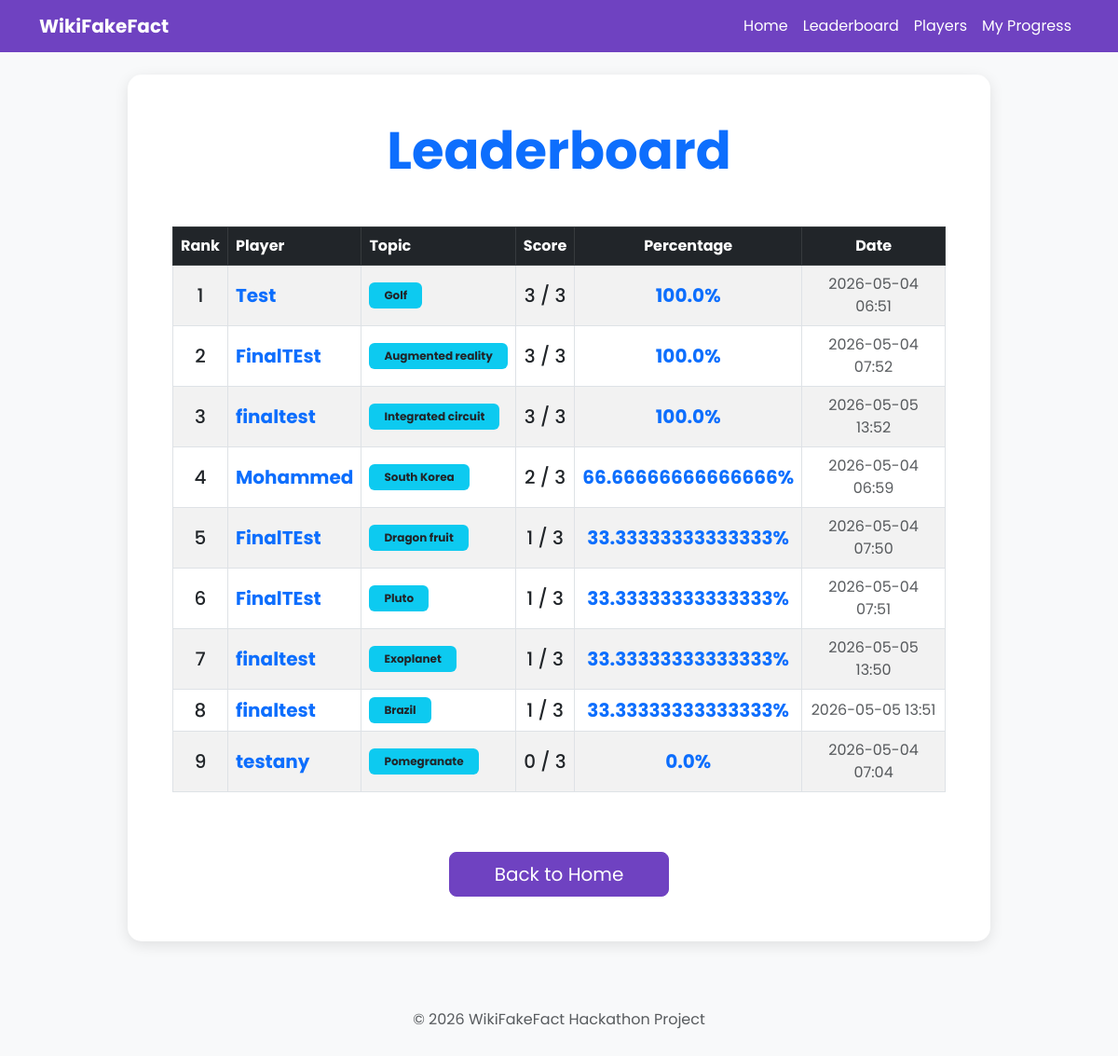
The page /leaderboard on the database as committed earlier.
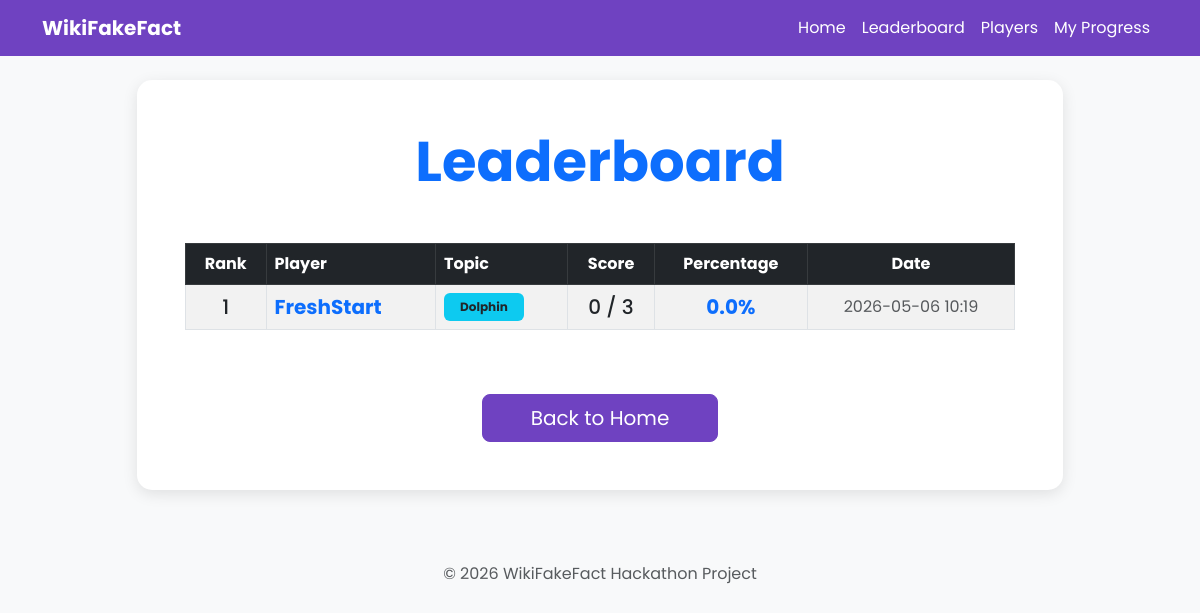
The same page on the database as committed later.
### models.py (models this page shows)
class Score(db.Model):
    id = db.Column(db.Integer, primary_key=True)
    user_id = db.Column(db.Integer, db.ForeignKey('user.id'), nullable=False)
    topic = db.Column(db.String(100), nullable=False)
    difficulty = db.Column(db.String(50), nullable=False, default='Medium')
    score = db.Column(db.Integer, nullable=False)
    total_questions = db.Column(db.Integer, nullable=False)
    percentage = db.Column(db.Float, nullable=False)
    timestamp = db.Column(db.DateTime, default=datetime.utcnow)

class User(db.Model):
    id = db.Column(db.Integer, primary_key=True)
    username = db.Column(db.String(80), unique=True, nullable=False)
    created_at = db.Column(db.DateTime, default=datetime.utcnow)
    scores = db.relationship('Score', backref='user', lazy=True)

### app.py (the view)
@app.route('/leaderboard')
def leaderboard():
    top_scores = Score.query.order_by(Score.percentage.desc()).limit(10).all()
    return render_template('leaderboard.html', scores=top_scores)

### app.py (called while the page is built)
@app.context_processor
def inject_translations():
    lang = session.get('language', 'en')
    return {'t': TRANSLATIONS.get(lang, TRANSLATIONS['en'])}

### templates/leaderboard.html
{% extends "base.html" %}
{% block content %}
<div class="row justify-content-center">
    <div class="col-md-10">
        <div class="card p-5">
            <h1 class="display-4 fw-bold mb-5 text-center text-primary">Leaderboard</h1>
            <div class="table-responsive">
                <table class="table table-hover table-striped table-bordered align-middle">
                    <thead class="table-dark">
                        <tr>
                            <th scope="col" class="text-center">Rank</th>
                            <th scope="col">Player</th>
                            <th scope="col">Topic</th>
                            <th scope="col" class="text-center">Score</th>
                            <th scope="col" class="text-center">Percentage</th>
                            <th scope="col" class="text-center">Date</th>
                        </tr>
                    </thead>
                    <tbody>
                        {% for score in scores %}
                        <tr>
                            <th scope="row" class="text-center h5">{{ loop.index }}</th>
                            <td class="h5 fw-bold">
                                <a href="{{ url_for('analysis', user_id=score.user.id) }}" class="text-decoration-none text-primary">
                                    {{ score.user.username }}
                                </a>
                            </td>
                            <td><span class="badge bg-info text-dark px-3 py-2">{{ score.topic }}</span></td>
                            <td class="text-center h5">{{ score.score }} / {{ score.total_questions }}</td>
                            <td class="text-center h5 fw-bold text-primary">{{ score.percentage }}%</td>
                            <td class="text-center text-muted">{{ score.timestamp.strftime('%Y-%m-%d %H:%M') }}</td>
                        </tr>
                        {% else %}
                        <tr>
                            <td colspan="6" class="text-center py-5 h5 text-muted">No scores recorded yet. Be the first to play!</td>
                        </tr>
                        {% endfor %}
                    </tbody>
                </table>
            </div>
            <div class="text-center mt-5">
                <a href="/" class="btn btn-primary btn-lg px-5">Back to Home</a>
            </div>
        </div>
    </div>
</div>
{% endblock %}

### templates/base.html (shortened to what this page needs)
<!DOCTYPE html>
<html lang="en">
<head>
    <link href="https://cdn.jsdelivr.net/npm/bootstrap@5.3.0/dist/css/bootstrap.min.css" rel="stylesheet">
</head>
<body>
    <nav class="navbar navbar-expand-lg mb-4">
        <div class="container">
            <a class="navbar-brand fw-bold" href="/">WikiFakeFact</a>
            <div class="collapse navbar-collapse" id="navbarNav">
                <ul class="navbar-nav ms-auto">
                    <li class="nav-item">
                        <a class="nav-link" href="/">{{ t.home }}</a>
                    </li>
                    <li class="nav-item">
                        <a class="nav-link" href="/leaderboard">{{ t.leaderboard }}</a>
                    </li>
                    <li class="nav-item">
                        <a class="nav-link" href="/players">{{ t.players }}</a>
                    </li>
                    <li class="nav-item">
                        <a class="nav-link" href="/analysis">{{ t.progress }}</a>
                    </li>
                </ul>
            </div>
        </div>
    </nav>
    <div class="container">
        {% block content %}{% endblock %}
    </div>
    <footer class="text-center mt-5 py-4 text-muted">
        <p>&copy; 2026 WikiFakeFact Hackathon Project</p>
    </footer>
</body>
</html>

### templates/base.html (style rules this page uses)
body { font-family: 'Poppins', sans-serif; background-color: #f8f9fa; color: #333; }
.navbar { background-color: #6f42c1; }
.navbar-brand, .nav-link { color: white !important; }
.card { border-radius: 15px; border: none; box-shadow: 0 4px 15px rgba(0,0,0,0.1); }
.btn-primary { background-color: #6f42c1; border-color: #6f42c1; }

Rows that differ between the two databases and show on the page:
removed Score: user.username "FinalTEst", topic "Augmented reality", score "3", total_questions "3", percentage "100.0", timestamp "2026-05-04 07:52"
removed Score: user.username "finaltest", topic "Integrated circuit", score "3", total_questions "3", percentage "100.0", timestamp "2026-05-05 13:52"
removed Score: user.username "Mohammed", topic "South Korea", score "2", total_questions "3", percentage "66.66666666666666", timestamp "2026-05-04 06:59"
removed Score: user.username "FinalTEst", topic "Dragon fruit", score "1", total_questions "3", percentage "33.33333333333333", timestamp "2026-05-04 07:50"
removed Score: user.username "FinalTEst", topic "Pluto", score "1", total_questions "3", percentage "33.33333333333333", timestamp "2026-05-04 07:51"
removed Score: user.username "finaltest", topic "Exoplanet", score "1", total_questions "3", percentage "33.33333333333333", timestamp "2026-05-05 13:50"
removed Score: user.username "finaltest", topic "Brazil", score "1", total_questions "3", percentage "33.33333333333333", timestamp "2026-05-05 13:51"
removed Score: user.username "testany", topic "Pomegranate", score "0", total_questions "3", percentage "0.0", timestamp "2026-05-04 07:04"
changed Score: user.username "Test" → "FreshStart"; topic "Golf" → "Dolphin"; score "3" → "0"; percentage "100.0" → "0.0"; timestamp "2026-05-04 06:51" → "2026-05-06 10:19"
